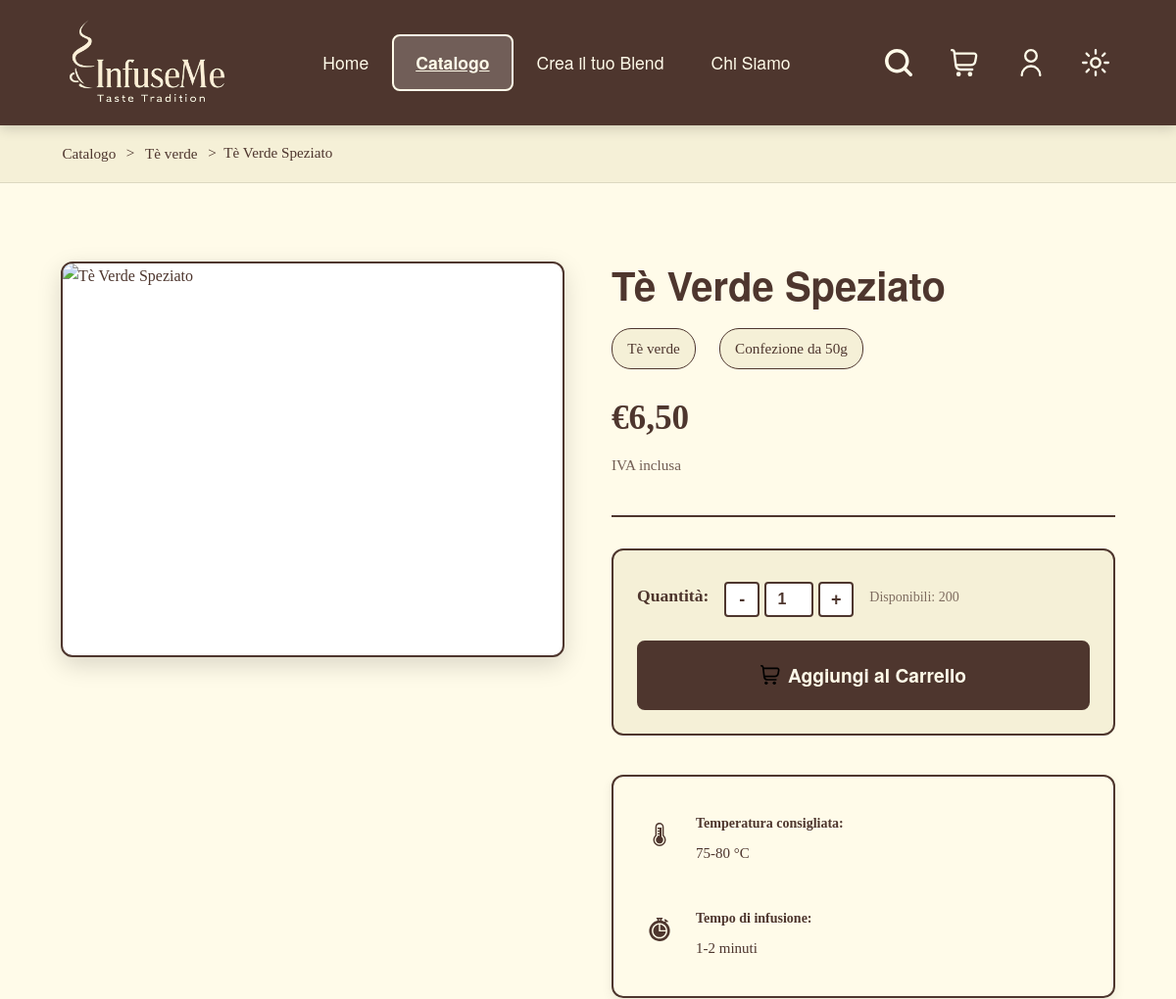
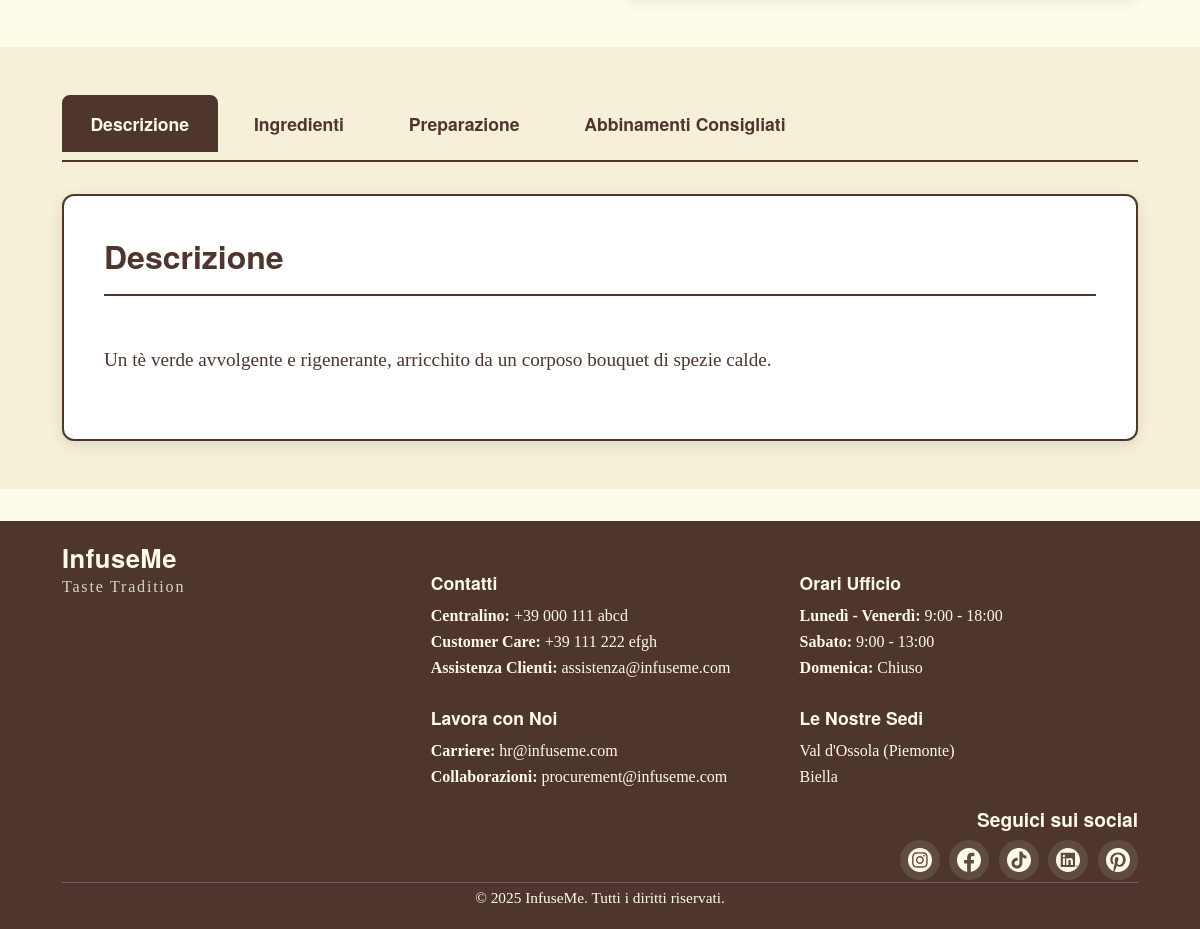
The app's page /src/prodotto.php?id=2 with its own data (2 pictures, top to bottom).
### tables this page shows
CREATE TABLE prodotto (
    id_prodotto INT UNSIGNED AUTO_INCREMENT PRIMARY KEY,
    nome VARCHAR(200) NOT NULL UNIQUE,
    descrizione TEXT NOT NULL,
    prezzo DECIMAL(10,2) NOT NULL DEFAULT 0.00,
    grammi INT NULL DEFAULT 50,
    categoria ENUM('tè_verde', 'tè_nero', 'tè_bianco', 'tè_giallo', 'tè_oolong', 'tisana', 'infuso', 'altro') NOT NULL,
    img_path VARCHAR(255) NULL,
    disponibilita INT NOT NULL DEFAULT 200,
    ultima_modifica DATETIME NOT NULL DEFAULT CURRENT_TIMESTAMP ON UPDATE CURRENT_TIMESTAMP,
    id_base INT UNSIGNED NULL,
    FOREIGN KEY (id_base) REFERENCES base(id_base) ON DELETE RESTRICT,
    CONSTRAINT chk_prezzo_positivo CHECK (prezzo >= 0),
    CONSTRAINT chk_grammi_positivi CHECK (grammi > 0)
);

CREATE TABLE base (
    id_base INT UNSIGNED AUTO_INCREMENT PRIMARY KEY,
    nome VARCHAR(150) NOT NULL UNIQUE,
    descrizione TEXT NULL,
    img_path VARCHAR(255) NULL,
    temperatura_infusione VARCHAR(50) NOT NULL,
    tempo_infusione VARCHAR(50) NOT NULL
);

### src/prodotto.php (the view, shortened to what this page needs)
<?php
require_once 'php/connessione.php';
$id_prodotto = isset($_GET['id']) ? intval($_GET['id']) : 0;
try {
    $sql_prodotto = "SELECT p.*,
                     b.nome as nome_base,
                     b.img_path as img_base,
                     b.temperatura_infusione,
                     b.tempo_infusione,
                     GROUP_CONCAT(DISTINCT CONCAT(i.nome, '|||', COALESCE(i.img_path, '')) SEPARATOR '###') as ingredienti_con_img
                     FROM prodotto p
                     LEFT JOIN base b ON p.id_base = b.id_base
                     LEFT JOIN prodotto_ingrediente pi ON p.id_prodotto = pi.id_prodotto
                     LEFT JOIN ingrediente i ON pi.id_ingrediente = i.id_ingrediente
                     WHERE p.id_prodotto = :id_prodotto
                     GROUP BY p.id_prodotto";
    $stmt_prodotto = $pdo->prepare($sql_prodotto);
    $stmt_prodotto->execute([':id_prodotto' => $id_prodotto]);
    $prodotto = $stmt_prodotto->fetch(PDO::FETCH_ASSOC);
    $nome = htmlspecialchars($prodotto['nome'], ENT_QUOTES, 'UTF-8');
    $descrizione = htmlspecialchars($prodotto['descrizione'], ENT_QUOTES, 'UTF-8');
    $img_path = htmlspecialchars($prodotto['img_path'], ENT_QUOTES, 'UTF-8');
    $prezzo = number_format($prodotto['prezzo'], 2, ',', '.');
    $prezzo_raw = $prodotto['prezzo'];
    $grammi = htmlspecialchars($prodotto['grammi'], ENT_QUOTES, 'UTF-8');
    $categoria = htmlspecialchars($prodotto['categoria'], ENT_QUOTES, 'UTF-8');
    $temperatura = htmlspecialchars($prodotto['temperatura_infusione'] ?? 'Non specificata', ENT_QUOTES, 'UTF-8');
    $tempo = htmlspecialchars($prodotto['tempo_infusione'] ?? 'Non specificato', ENT_QUOTES, 'UTF-8');
    $disponibilita = $prodotto['disponibilita'];
    $sql_consigliati = "SELECT id_prodotto, nome, prezzo, img_path, grammi
                       FROM prodotto
                       WHERE categoria = :categoria
                       AND id_prodotto != :id_prodotto
                       AND disponibilita > 0
                       LIMIT 3";
    $stmt_consigliati = $pdo->prepare($sql_consigliati);
    $stmt_consigliati->execute([
        ':categoria' => $prodotto['categoria'],
        ':id_prodotto' => $id_prodotto
    ]);
    $prodotti_consigliati = $stmt_consigliati->fetchAll(PDO::FETCH_ASSOC);
} catch (PDOException $e) {
    error_log("Errore prodotto.php: " . $e->getMessage());
    header('Location: catalogo.php');
    exit();
}
?>
<!DOCTYPE html>
<html lang="it" xml:lang="it" xmlns="http://www.w3.org/1999/xhtml">
<head>
    <link rel="stylesheet" href="style.css" type="text/css"/>
</head>
<body>
    <header>
        <div class="header-container">
            <div class="logo">
                <img src="images/logo/logoChiaro.webp" alt="InfuseMe" class="logo-image logo-light">
            </div>
            <nav aria-label="Menu principale" role="navigation">
                <ul class="main-nav">
                    <li><a href="home.html">Home</a></li>
                    <li><a href="catalogo.php" class="current-page" aria-current="page">Catalogo</a></li>
                    <li><a href="creaBlend.html">Crea il tuo <span lang="en">Blend</span></a></li>
                    <li><a href="chiSiamo.html">Chi Siamo</a></li>
                </ul>
            </nav>
            <div class="header-utilities">
                <button class="icon-button" aria-label="Cerca prodotti">
                </button>
                <a href="carrello.php" class="icon-button" aria-label="Vai al carrello">
                </a>
                <a href="paginaUtente.html" class="icon-button" aria-label="Accedi all'area personale">
                    <svg class="icon-svg" xmlns="http://www.w3.org/2000/svg" viewBox="0 0 24 24" aria-hidden="true">
                        <path d="M12,12A6,6,0,1,0,6,6,6.006,6.006,0,0,0,12,12ZM12,2A4,4,0,1,1,8,6,4,4,0,0,1,12,2Z"/>
                        <path d="M12,14a9.01,9.01,0,0,0-9,9,1,1,0,0,0,2,0,7,7,0,0,1,14,0,1,1,0,0,0,2,0A9.01,9.01,0,0,0,12,14Z"/>
                    </svg>
                </a>
                <button class="icon-button theme-toggle" aria-label="Cambia tema">
                </button>
            </div>
        </div>
    </header>
    <main id="main-content" role="main">
        <div class="breadcrumb">
            <div class="container">
                <a href="catalogo.php">Catalogo</a> &gt;
                <a href="catalogo.php?category=<?php echo urlencode($categoria); ?>"><?php echo ucfirst(str_replace('_', ' ', $categoria)); ?></a> &gt;
                <span><?php echo $nome; ?></span>
            </div>
        </div>
        <section class="product-detail-section">
            <div class="container product-detail-container">
                <div class="product-image-column">
                    <div class="product-main-image">
                        <img src="<?php echo $img_path; ?>"
                             alt="<?php echo $nome; ?>"
                             onerror="this.src='images/placeholder_tea.jpg'">
                    </div>
                </div>
                <div class="product-info-column">
                    <h1><?php echo $nome; ?></h1>
                    <div class="product-meta">
                        <span class="product-category"><?php echo ucfirst(str_replace('_', ' ', $categoria)); ?></span>
                        <span class="product-grams">Confezione da <?php echo $grammi; ?>g</span>
                    </div>
                    <div class="product-price-section">
                        <p class="product-price">€<?php echo $prezzo; ?></p>
                        <p class="product-tax">IVA inclusa</p>
                    </div>
                    <div class="add-to-cart-section">
                        <?php if ($disponibilita > 0): ?>
                        <div class="quantity-selector">
                            <label for="quantita">Quantità:</label>
                            <div class="quantity-controls">
                                <button type="button" class="quantity-btn minus" aria-label="Riduci quantità">-</button>
                                <input type="number"
                                       id="quantita"
                                       name="quantita"
                                       value="1"
                                       min="1"
                                       max="<?php echo $disponibilita; ?>"
                                       readonly>
                                <button type="button" class="quantity-btn plus" aria-label="Aumenta quantità">+</button>
                            </div>
                            <span class="available-stock">
                                Disponibili: <?php echo $disponibilita; ?>
                            </span>
                        </div>
                        <button class="bottone-primario aggiungiCarrello"
                                id="aggiungiCarrello"
                                data-id="<?php echo $id_prodotto; ?>"
                                data-nome="<?php echo $nome; ?>"
                                data-prezzo="<?php echo $prezzo_raw; ?>"
                                data-img="<?php echo $img_path; ?>"
                                data-disponibilita="<?php echo $disponibilita; ?>">
                            Aggiungi al Carrello
                        </button>
                        <?php else: ?>
                        <button class="bottone-primario" disabled>
                            Prodotto Esaurito
                        </button>
                        <?php endif; ?>
                    </div>
                    <div class="preparation-info">
                        <div class="preparation-item">
                            <div class="preparation-icon">
                            </div>
                            <div class="preparation-text">
                                <strong>Temperatura consigliata:</strong>
                                <span><?php echo $temperatura; ?></span>
                            </div>
                        </div>
                        <div class="preparation-item">
                            <div class="preparation-icon">
                            </div>
                            <div class="preparation-text">
                                <strong>Tempo di infusione:</strong>
                                <span><?php echo $tempo; ?></span>
                            </div>
                        </div>
                    </div>
                </div>
            </div>
        </section>
        <section class="product-details-section">
            <div class="container">
                <div class="details-tabs">
                    <button class="tab-button active" data-tab="descrizione">Descrizione</button>
                    <button class="tab-button" data-tab="ingredienti">Ingredienti</button>
                    <button class="tab-button" data-tab="preparazione">Preparazione</button>
                    <?php if (!empty($prodotti_consigliati)): ?>
                    <button class="tab-button" data-tab="abbinamenti">Abbinamenti Consigliati</button>
                    <?php endif; ?>
                </div>
                <div class="tab-content">
                    <div id="descrizione" class="tab-pane active">
                        <h2>Descrizione</h2>
                        <p><?php echo nl2br($descrizione); ?></p>
                    </div>
                </div>
            </div>
        </section>
    </main>
    <footer>
        <div class="container">
            <div class="footer-content">
                <div class="footer-section">
                    <div class="footer-brand">
                        <div class="brand-name"><span lang="en">InfuseMe</span></div>
                        <div class="motto-brand"><span lang="en">Taste Tradition</span></div>
                    </div>
                </div>
                <div class="footer-section">
                    <h3>Contatti</h3>
                    <address>
                        <div class="contact">
                            <strong>Centralino:</strong> +39 000 111 abcd
                        </div>
                        <div class="contact">
                            <strong><span lang="en">Customer Care</span>:</strong> +39 111 222 efgh
                        </div>
                        <div class="contact">
                            <strong>Assistenza Clienti:</strong> assistenza@infuseme.com
                        </div>
                    </address>
                    <h3>Lavora con Noi</h3>
                    <div class="work-item">
                        <strong>Carriere:</strong> hr@infuseme.com
                    </div>
                    <div class="work-item">
                        <strong>Collaborazioni:</strong> procurement@infuseme.com
                    </div>
                </div>
                <div class="footer-section">
                    <h3>Orari Ufficio</h3>
                    <div class="hours">
                        <strong>Lunedì - Venerdì:</strong> 9:00 - 18:00
                    </div>
                    <div class="hours">
                        <strong>Sabato:</strong> 9:00 - 13:00
                    </div>
                    <div class="hours">
                        <strong>Domenica:</strong> Chiuso
                    </div>
                    <h3>Le Nostre Sedi</h3>
                    <div class="location-item">Val d'Ossola (Piemonte)</div>
                    <div class="location-item">Biella</div>
                </div>
            </div>
            <div class="footer-social">
                <h3>Seguici sui social</h3>
                <div class="social-icons">
                    <span class="social-icon" aria-label="Instagram" title="Seguici su Instagram">
                    </span>
                    <span class="social-icon" aria-label="Facebook" title="Seguici su Facebook">
                    </span>
                    <span class="social-icon" aria-label="TikTok" title="Seguici su TikTok">
                    </span>
                    <span class="social-icon" aria-label="LinkedIn" title="Seguici su LinkedIn">
                    </span>
                    <span class="social-icon" aria-label="Pinterest" title="Seguici su Pinterest">
                    </span>
                </div>
            </div>
            <div class="footer-bottom">
                <p>&copy; 2025 <span lang="en">InfuseMe</span>. Tutti i diritti riservati.</p>
            </div>
        </div>
    </footer>
</body>
</html>

### records on screen
prodotto: categoria "Tè verde", nome "Tè Verde Speziato", grammi "50", prezzo "6,50", disponibilita "200", id_base.temperatura_infusione "75-80 °C", id_base.tempo_infusione "1-2 minuti", descrizione "Un tè verde avvolgente e rigenerante, arricchito da un corposo bouquet di spezie calde."
